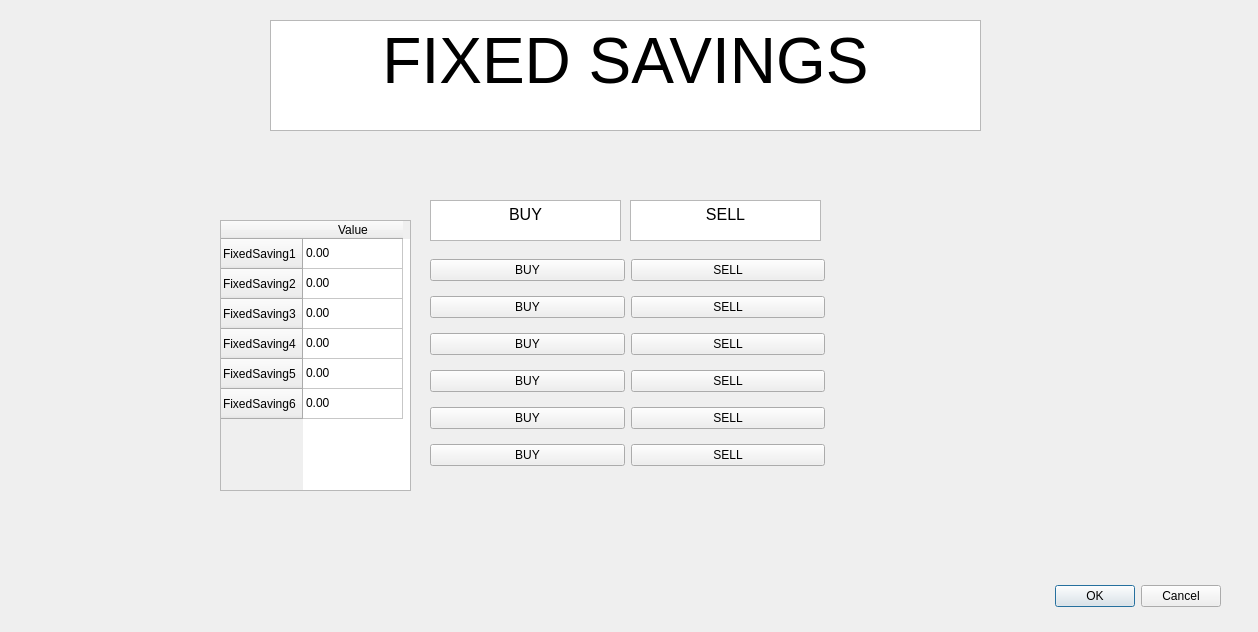
<?xml version="1.0" encoding="UTF-8"?>
<ui version="4.0">
 <class>Dialog</class>
 <widget class="QDialog" name="Dialog">
  <property name="geometry">
   <rect>
    <x>0</x>
    <y>0</y>
    <width>1258</width>
    <height>632</height>
   </rect>
  </property>
  <property name="windowTitle">
   <string>Dialog</string>
  </property>
  <widget class="QDialogButtonBox" name="buttonBox">
   <property name="geometry">
    <rect>
     <x>600</x>
     <y>580</y>
     <width>621</width>
     <height>32</height>
    </rect>
   </property>
   <property name="orientation">
    <enum>Qt::Horizontal</enum>
   </property>
   <property name="standardButtons">
    <set>QDialogButtonBox::Cancel|QDialogButtonBox::Ok</set>
   </property>
  </widget>
  <widget class="QTextEdit" name="textEdit_3">
   <property name="geometry">
    <rect>
     <x>630</x>
     <y>200</y>
     <width>191</width>
     <height>41</height>
    </rect>
   </property>
   <property name="html">
    <string>&lt;!DOCTYPE HTML PUBLIC &quot;-//W3C//DTD HTML 4.0//EN&quot; &quot;http://www.w3.org/TR/REC-html40/strict.dtd&quot;&gt;
&lt;html&gt;&lt;head&gt;&lt;meta name=&quot;qrichtext&quot; content=&quot;1&quot; /&gt;&lt;style type=&quot;text/css&quot;&gt;
p, li { white-space: pre-wrap; }
&lt;/style&gt;&lt;/head&gt;&lt;body style=&quot; font-family:'Gulim'; font-size:9pt; font-weight:400; font-style:normal;&quot;&gt;
&lt;p align=&quot;center&quot; style=&quot; margin-top:0px; margin-bottom:0px; margin-left:0px; margin-right:0px; -qt-block-indent:0; text-indent:0px;&quot;&gt;&lt;span style=&quot; font-size:12pt;&quot;&gt;SELL&lt;/span&gt;&lt;/p&gt;&lt;/body&gt;&lt;/html&gt;</string>
   </property>
  </widget>
  <widget class="QTextEdit" name="textEdit_2">
   <property name="geometry">
    <rect>
     <x>430</x>
     <y>200</y>
     <width>191</width>
     <height>41</height>
    </rect>
   </property>
   <property name="html">
    <string>&lt;!DOCTYPE HTML PUBLIC &quot;-//W3C//DTD HTML 4.0//EN&quot; &quot;http://www.w3.org/TR/REC-html40/strict.dtd&quot;&gt;
&lt;html&gt;&lt;head&gt;&lt;meta name=&quot;qrichtext&quot; content=&quot;1&quot; /&gt;&lt;style type=&quot;text/css&quot;&gt;
p, li { white-space: pre-wrap; }
&lt;/style&gt;&lt;/head&gt;&lt;body style=&quot; font-family:'Gulim'; font-size:9pt; font-weight:400; font-style:normal;&quot;&gt;
&lt;p align=&quot;center&quot; style=&quot; margin-top:0px; margin-bottom:0px; margin-left:0px; margin-right:0px; -qt-block-indent:0; text-indent:0px;&quot;&gt;&lt;span style=&quot; font-size:12pt;&quot;&gt;BUY&lt;/span&gt;&lt;/p&gt;&lt;/body&gt;&lt;/html&gt;</string>
   </property>
  </widget>
  <widget class="QTableWidget" name="tableWidget">
   <property name="geometry">
    <rect>
     <x>220</x>
     <y>220</y>
     <width>191</width>
     <height>271</height>
    </rect>
   </property>
   <row>
    <property name="text">
     <string>FixedSaving1</string>
    </property>
   </row>
   <row>
    <property name="text">
     <string>FixedSaving2</string>
    </property>
   </row>
   <row>
    <property name="text">
     <string>FixedSaving3</string>
    </property>
   </row>
   <row>
    <property name="text">
     <string>FixedSaving4</string>
    </property>
   </row>
   <row>
    <property name="text">
     <string>FixedSaving5</string>
    </property>
   </row>
   <row>
    <property name="text">
     <string>FixedSaving6</string>
    </property>
   </row>
   <column>
    <property name="text">
     <string>Value</string>
    </property>
   </column>
   <item row="0" column="0">
    <property name="text">
     <string>0.00</string>
    </property>
   </item>
   <item row="1" column="0">
    <property name="text">
     <string>0.00</string>
    </property>
   </item>
   <item row="2" column="0">
    <property name="text">
     <string>0.00</string>
    </property>
   </item>
   <item row="3" column="0">
    <property name="text">
     <string>0.00</string>
    </property>
   </item>
   <item row="4" column="0">
    <property name="text">
     <string>0.00</string>
    </property>
   </item>
   <item row="5" column="0">
    <property name="text">
     <string>0.00</string>
    </property>
   </item>
  </widget>
  <widget class="QWidget" name="gridLayoutWidget">
   <property name="geometry">
    <rect>
     <x>430</x>
     <y>250</y>
     <width>395</width>
     <height>231</height>
    </rect>
   </property>
   <layout class="QGridLayout" name="gridLayout">
    <item row="4" column="0">
     <widget class="QPushButton" name="pushButton_9">
      <property name="text">
       <string>BUY</string>
      </property>
     </widget>
    </item>
    <item row="2" column="0">
     <widget class="QPushButton" name="pushButton_5">
      <property name="text">
       <string>BUY</string>
      </property>
     </widget>
    </item>
    <item row="2" column="1">
     <widget class="QPushButton" name="pushButton_7">
      <property name="text">
       <string>SELL</string>
      </property>
     </widget>
    </item>
    <item row="0" column="1">
     <widget class="QPushButton" name="pushButton_2">
      <property name="text">
       <string>SELL</string>
      </property>
     </widget>
    </item>
    <item row="3" column="1">
     <widget class="QPushButton" name="pushButton_8">
      <property name="text">
       <string>SELL</string>
      </property>
     </widget>
    </item>
    <item row="3" column="0">
     <widget class="QPushButton" name="pushButton_6">
      <property name="text">
       <string>BUY</string>
      </property>
     </widget>
    </item>
    <item row="1" column="1">
     <widget class="QPushButton" name="pushButton_4">
      <property name="text">
       <string>SELL</string>
      </property>
     </widget>
    </item>
    <item row="5" column="0">
     <widget class="QPushButton" name="pushButton_11">
      <property name="text">
       <string>BUY</string>
      </property>
     </widget>
    </item>
    <item row="4" column="1">
     <widget class="QPushButton" name="pushButton_10">
      <property name="text">
       <string>SELL</string>
      </property>
     </widget>
    </item>
    <item row="5" column="1">
     <widget class="QPushButton" name="pushButton_12">
      <property name="text">
       <string>SELL</string>
      </property>
     </widget>
    </item>
    <item row="1" column="0">
     <widget class="QPushButton" name="pushButton_3">
      <property name="text">
       <string>BUY</string>
      </property>
     </widget>
    </item>
    <item row="0" column="0">
     <widget class="QPushButton" name="pushButton">
      <property name="text">
       <string>BUY</string>
      </property>
     </widget>
    </item>
   </layout>
  </widget>
  <widget class="QTextEdit" name="textEdit">
   <property name="geometry">
    <rect>
     <x>270</x>
     <y>20</y>
     <width>711</width>
     <height>111</height>
    </rect>
   </property>
   <property name="html">
    <string>&lt;!DOCTYPE HTML PUBLIC &quot;-//W3C//DTD HTML 4.0//EN&quot; &quot;http://www.w3.org/TR/REC-html40/strict.dtd&quot;&gt;
&lt;html&gt;&lt;head&gt;&lt;meta name=&quot;qrichtext&quot; content=&quot;1&quot; /&gt;&lt;style type=&quot;text/css&quot;&gt;
p, li { white-space: pre-wrap; }
&lt;/style&gt;&lt;/head&gt;&lt;body style=&quot; font-family:'Gulim'; font-size:9pt; font-weight:400; font-style:normal;&quot;&gt;
&lt;p align=&quot;center&quot; style=&quot; margin-top:0px; margin-bottom:0px; margin-left:0px; margin-right:0px; -qt-block-indent:0; text-indent:0px;&quot;&gt;&lt;span style=&quot; font-size:48pt;&quot;&gt;FIXED SAVINGS&lt;/span&gt;&lt;/p&gt;&lt;/body&gt;&lt;/html&gt;</string>
   </property>
  </widget>
 </widget>
 <resources/>
 <connections>
  <connection>
   <sender>buttonBox</sender>
   <signal>accepted()</signal>
   <receiver>Dialog</receiver>
   <slot>accept()</slot>
   <hints>
    <hint type="sourcelabel">
     <x>248</x>
     <y>254</y>
    </hint>
    <hint type="destinationlabel">
     <x>157</x>
     <y>274</y>
    </hint>
   </hints>
  </connection>
  <connection>
   <sender>buttonBox</sender>
   <signal>rejected()</signal>
   <receiver>Dialog</receiver>
   <slot>reject()</slot>
   <hints>
    <hint type="sourcelabel">
     <x>316</x>
     <y>260</y>
    </hint>
    <hint type="destinationlabel">
     <x>286</x>
     <y>274</y>
    </hint>
   </hints>
  </connection>
 </connections>
</ui>
